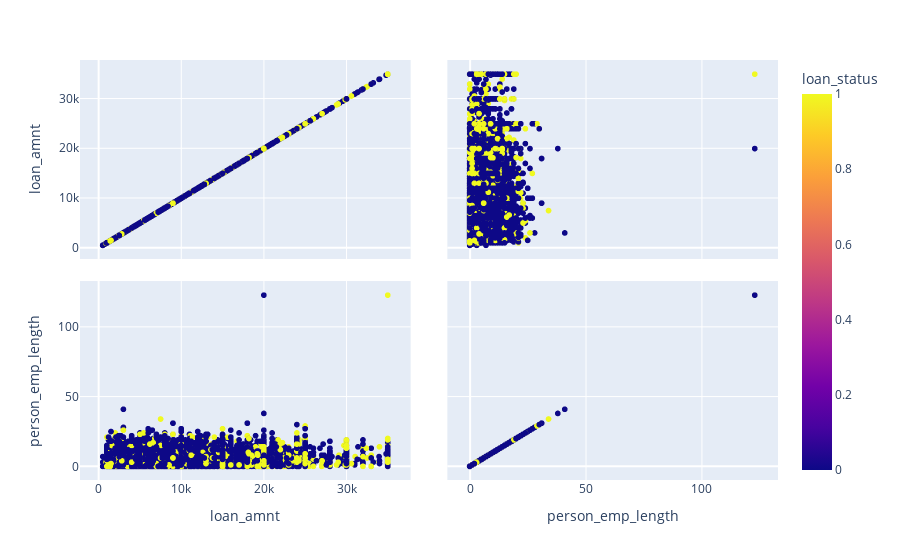

Here is the notebook cell this chart was saved with:
### Code cell
graphic = px.scatter_matrix(df, dimensions=['loan_amnt','person_emp_length'], color= 'loan_status')
graphic.show()

### Figure 1 — Plotly figure (JSON) as saved in the notebook; plotly's stock layout.template omitted (floating-point values rounded to 4 significant figures; data arrays with more than 128 entries replaced by an {"elided": "..."} marker saying what was removed)
{"data": [{"dimensions": [{"axis": {"matches": true}, "label": "loan_amnt", "values": {"elided": "32581 int values"}}, {"axis": {"matches": true}, "label": "person_emp_length", "values": {"elided": "32581 int values"}}], "hovertemplate": "%{xaxis.title.text}=%{x}<br>%{yaxis.title.text}=%{y}<br>loan_status=%{marker.color}<extra></extra>", "legendgroup": "", "marker": {"color": {"elided": "32581 int values"}, "coloraxis": "coloraxis", "symbol": "circle"}, "name": "", "showlegend": false, "type": "splom"}], "layout": {"coloraxis": {"colorbar": {"title": {"text": "loan_status"}}, "colorscale": [[0, "#0d0887"], [0.1111, "#46039f"], [0.2222, "#7201a8"], [0.3333, "#9c179e"], [0.4444, "#bd3786"], [0.5556, "#d8576b"], [0.6667, "#ed7953"], [0.7778, "#fb9f3a"], [0.8889, "#fdca26"], [1, "#f0f921"]]}, "dragmode": "select", "legend": {"tracegroupgap": 0}, "margin": {"t": 60}}}
